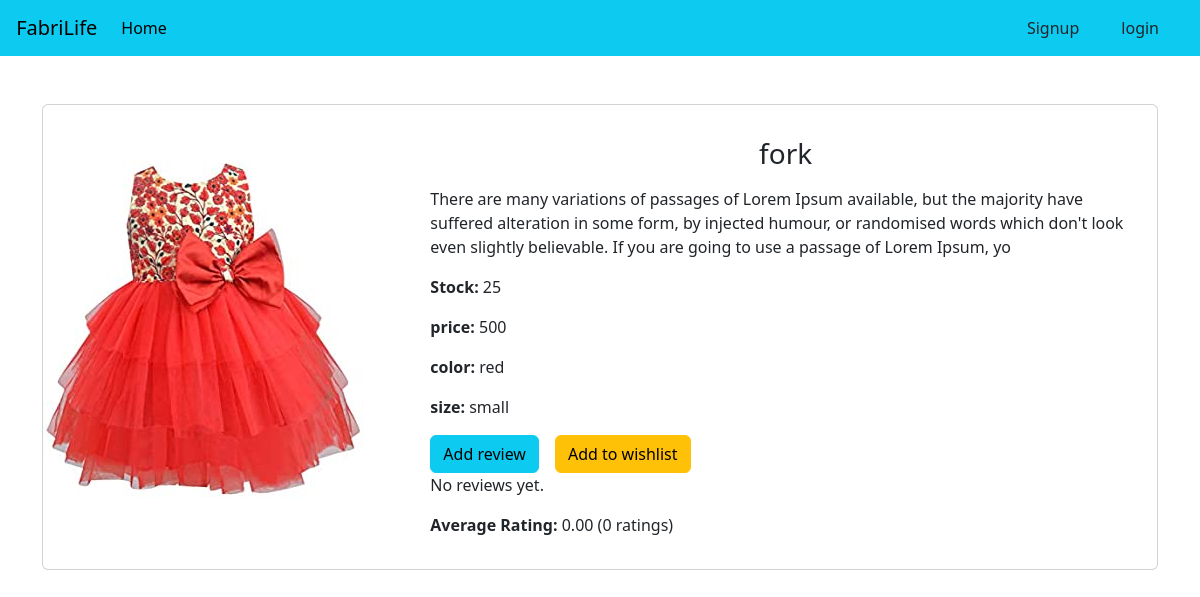
Page /12 on the committed database.
### product/models.py (models this page shows, shortened)
class Product(models.Model):
    category = models.ForeignKey(Category,on_delete=models.CASCADE)
    product_name = models.CharField(max_length=100,unique=True)
    slug = models.SlugField(max_length=100,unique=True)
    description = models.TextField(max_length=255,blank=True)
    price = models.IntegerField()
    image = models.ImageField(upload_to='photos/product')
    stock = models.IntegerField()
    size = models.CharField(max_length=15,default='Medium')
    color = models.CharField(max_length=20,null=True)
    is_available = models.BooleanField(default=True)
    average_rating = models.DecimalField(max_digits=3, decimal_places=2, default=0.00)
    total_ratings = models.PositiveIntegerField(default=0)

### product/views.py (the view)
# urls.py: path('<int:product_id>',views.details,name='details'),
def details(request,product_id):
    product = get_object_or_404(Product,pk=product_id)
    reviews = Review.objects.filter(product=product)
    average_rating = product.average_rating
    total_ratings = product.total_ratings
    if request.method == 'POST':
        form = ReviewForm(request.POST)
        if form.is_valid():
            review = form.save(commit=False)
            review.product = product
            review.user = request.user
            review.save()
            Product.update_average_rating()
            return redirect('detail', product_id=product.id)
    else:
        form = ReviewForm()
    return render(request, 'details.html', {'product': product, 'reviews': reviews, 'average_rating': average_rating, 'total_ratings': total_ratings, 'form': form})

### product/templates/details.html
{% extends "base.html" %}
{% block body %}
<div class="card mb-3" >
  <div class="row g-0">
    <div class="col-md-4">
      <img src="{{product.image.url}}" class="img-fluid rounded-start pt-4" alt="...">
    </div>
    <div class="col-md-8">
      <div class="card-body ">
        <h5 class="card-title fs-3 text-center my-3">{{product.product_name}}</h5>
        <p class="card-text">{{product.description}}</p>
        <p class="card-text"><b>Stock: </b>{{product.stock}}</p>
        <p class="card-text"><b>price: </b>{{product.price}}</p>
        <p class="card-text"><b>color: </b>{{product.color}}</p>
        <p class="card-text"><b>size: </b>{{product.size}}</p>
        <div class="d-flex gap-3">
          <a href="{% url 'review' product.id %}" class="btn btn-info">Add review</a>
        <a href="{% url 'add_to_wishlist' product.id %}" class="btn btn-warning">Add to wishlist</a>
        </div>
        {% for review in reviews %}
        <li>
            <strong>Rating:</strong> {{ review.rating }}<br>
            <strong>Comment:</strong> {{ review.comment }}
        </li>
        {% empty %}
        <p>No reviews yet.</p>
    {% endfor %}
    <p><strong>Average Rating:</strong> {{ average_rating }} ({{ total_ratings }} ratings)</p>
      </div>
    </div>
  </div>
</div>
{% endblock body %}

### rows in the picture
Product: image (picture), product_name "fork", description "There are many variations of passages of Lorem Ipsum available, but the majority have suffered alteration in some form, by injected humour, or randomised words which don't look even slightly believable. If you are going to use a passage of Lorem Ipsum, yo", stock "25", price "500", color "red", size "small", average_rating "0.00"

### other values in the picture
{{ total_ratings }} "0"
